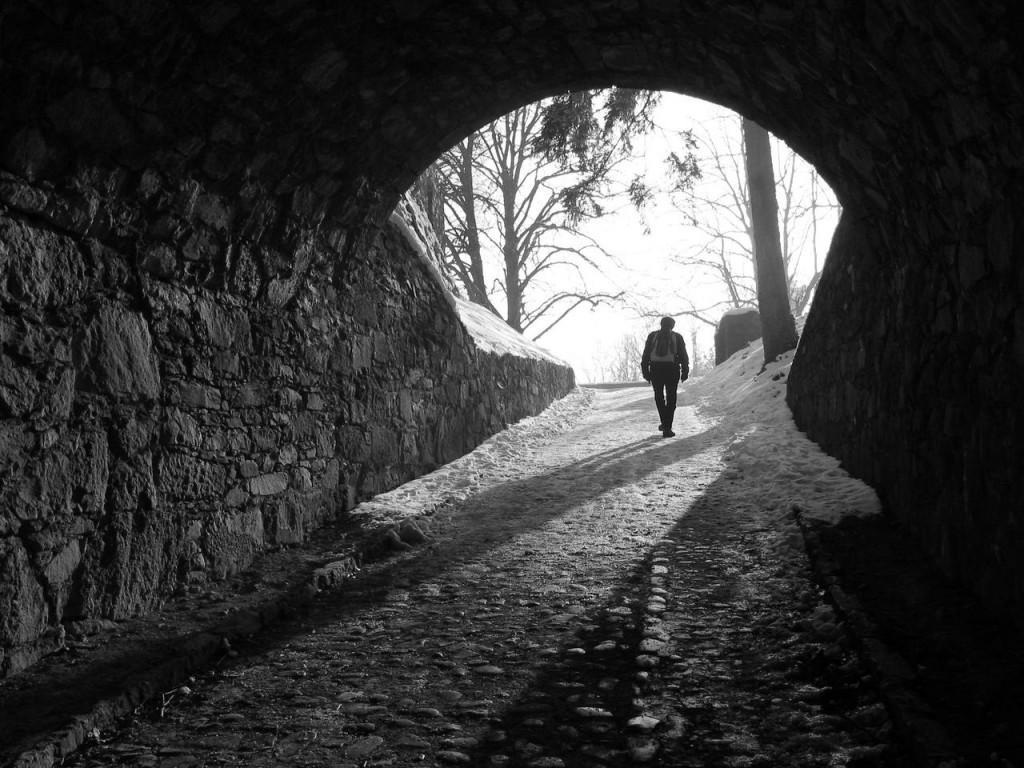
#> input picture Image-Processing-Lab/Lab 4/homo.jpg, 1024 x 768 px, found by its file name
$ python homomorphic.py
#> lines starting #> are read from the running program, lines starting #| are printed output that depends on the picture
# -*- coding: utf-8 -*-
"""
Created on Wed May 25 11:22:46 2022

@author: USER
"""

import cv2
from matplotlib import pyplot as plt
import numpy as np
from skimage.exposure import rescale_intensity


def homomorphic_filter(image, c,Lh,Ll,D0):

    cX,cY = image.shape
    H = np.zeros((cX,cY,2),np.uint8)


    for u in range(cX):
        for v in range(cY):
            #print(u,v)
            Duv = np.sqrt((u-cX/2)**2+(v-cY/2)**2)
            #print(Duv)
            H[u][v] = (Lh-Ll)*(1-np.exp(-c*(Duv**2))**2/(D0**2))+Ll
            #H[u][v][1] = (Lh-Ll)*(1-np.exp(-c*(Duv**2))**2/(D0**2))+Ll

            #print((Lh-Ll)*(1-np.exp(-c*(Duv**2))**2/(D0**2))+Ll)


    print(H.shape)


    # [5 lines of commented-out code are left out]
    return H

img = cv2.imread('F:/4.1/CSE 4128 Image Lab/Lab 4/homo.jpg',cv2.IMREAD_GRAYSCALE)
#> img is the input picture: shape (768, 1024); min 0, max 255, mean 56.8

plt.title("Fig 4.    :Homomorphic input image ")
plt.imshow(rescale_intensity( cv2.cvtColor(np.float32(img), cv2.COLOR_BGR2RGB) ,in_range=(0,255)))
plt.show()

img = np.float32(img)
log_img = np.log1p(img)
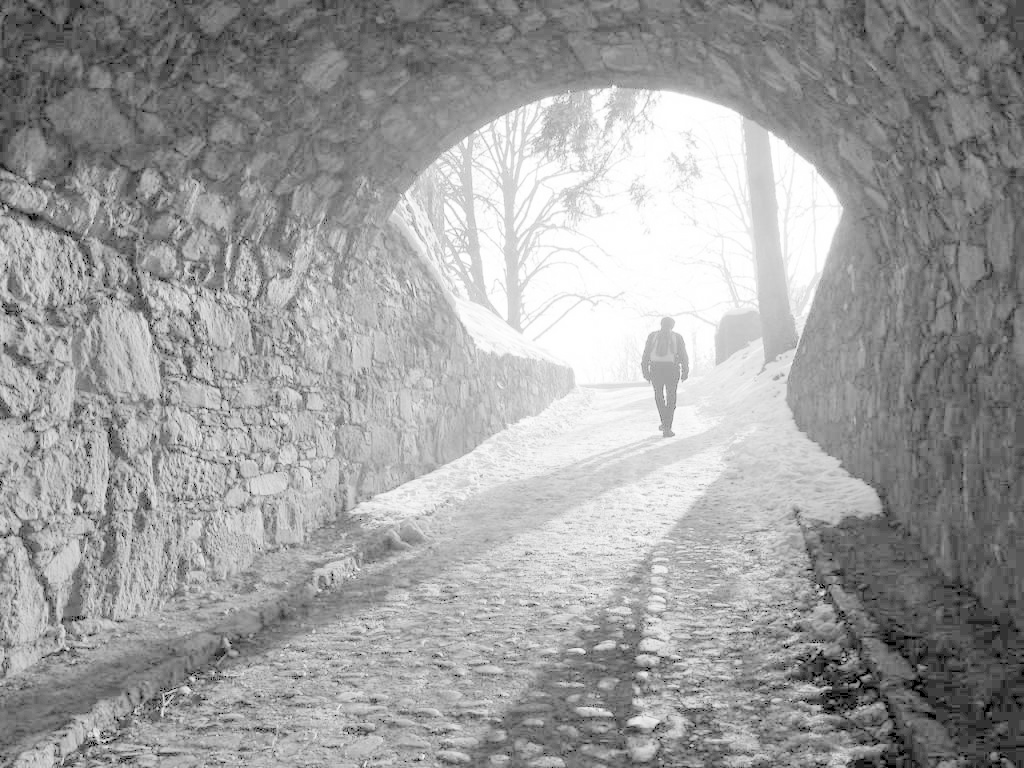
#> log_img: shape (768, 1024) float32; min 0, max 5.55, mean 3.44; drawn with min black and max white


dft = cv2.dft(np.float32(log_img), flags=cv2.DFT_COMPLEX_OUTPUT)
dft_shift = np.fft.fftshift(dft)

magnitude_spectrum =  np.log(cv2.magnitude(dft_shift[:,:,0], dft_shift[:,:,1])+1)
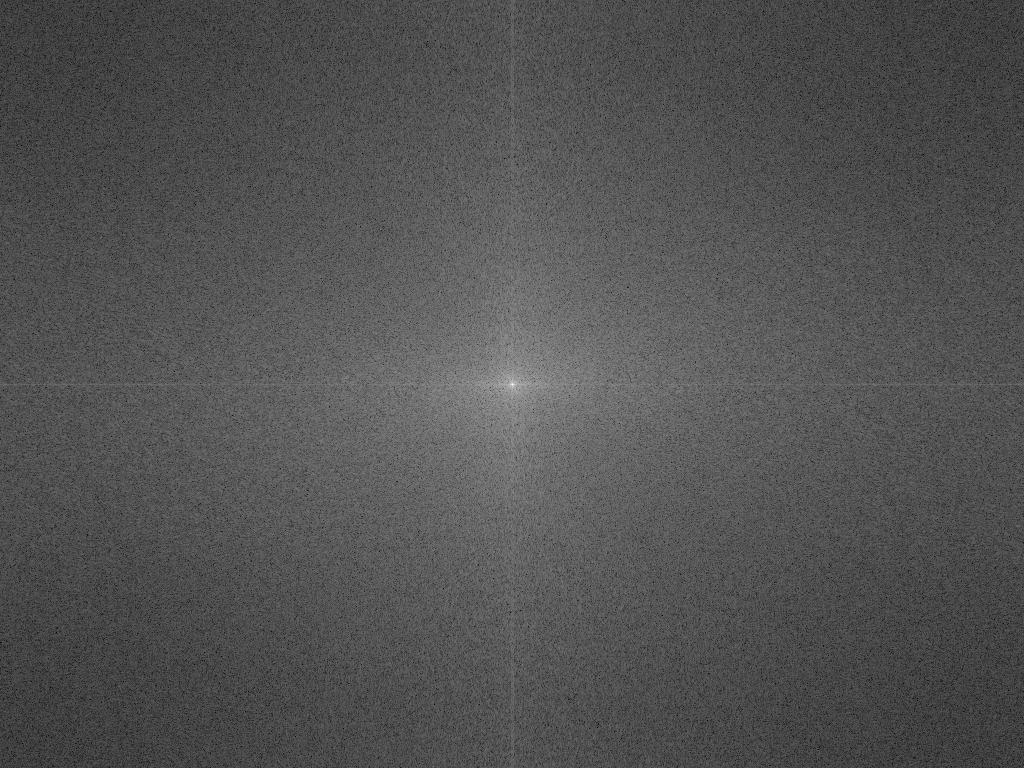
#> magnitude_spectrum: shape (768, 1024) float32; min 0.122, max 14.81, mean 4.91; drawn with min black and max white
plt.imshow(magnitude_spectrum),plt.title("fourier of input image")
plt.show()

homo_filter = homomorphic_filter(image=img, c = 0.1, Lh = 1.2, Ll=0.5, D0=50)
#| (768, 1024, 2)


#magnitude_spectrum =  np.log(cv2.magnitude(homo_filter[:,:,0], homo_filter[:,:,1])+1)
#plt.imshow(magnitude_spectrum),plt.title("fourier of input image")
#plt.show()


output_f = dft_shift * homo_filter

#magnitude_spectrum = 2000* np.log(cv2.magnitude(output_f[:,:,0], output_f[:,:,1])+1)
#plt.imshow(magnitude_spectrum),plt.title("mask of input image")
#plt.show()


img_back = np.fft.ifftshift(output_f)
img_back = cv2.idft(img_back)

img_back = np.log(cv2.magnitude(img_back[:, :, 0], img_back[:, :, 1]))
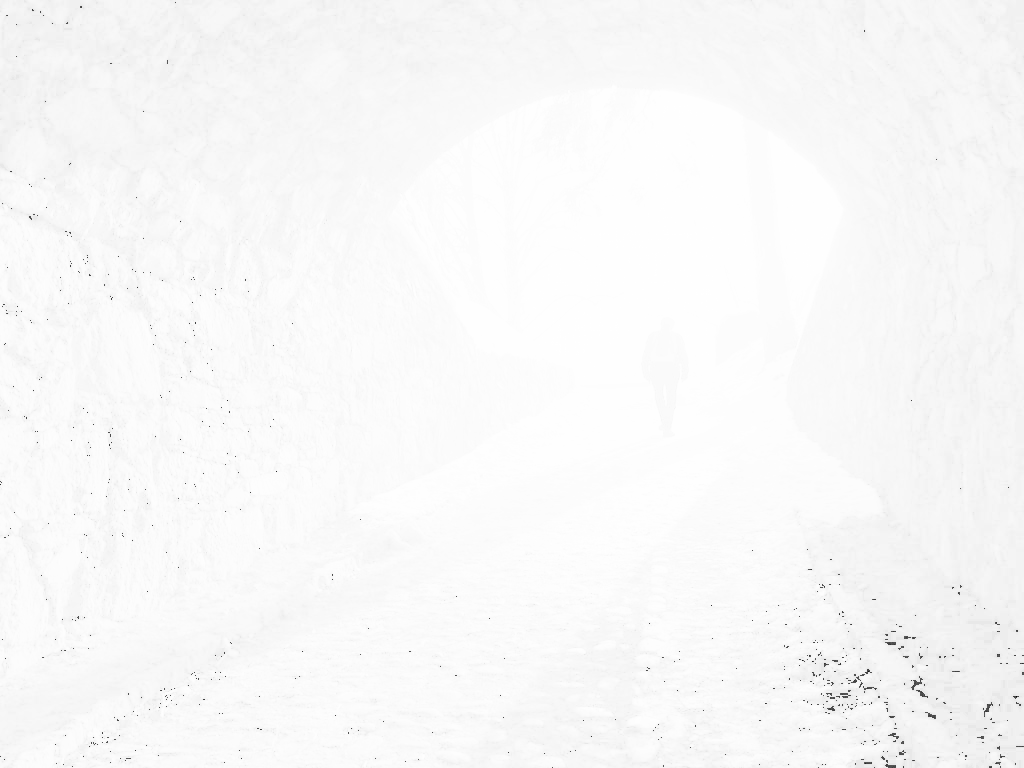
#> img_back: shape (768, 1024) float32; min -8.62, max 15.29, mean 14.72; drawn with min black and max white
img_back = np.expm1(img_back)

#img_back = rescale_intensity(img_back,in_range=(0, 255))


plt.title("Fig 4.    : Homomorphic output image")
plt.imshow(img_back,cmap='gray')
plt.show()
